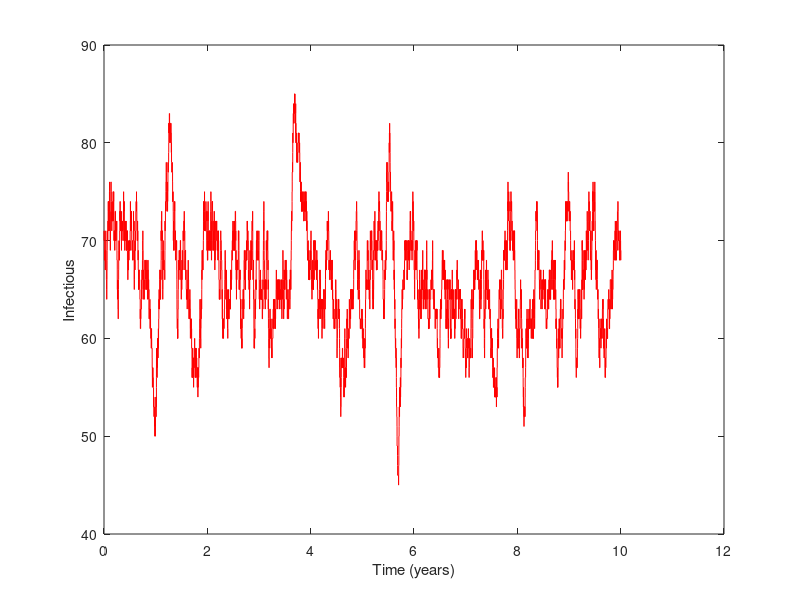

MATLAB code for this plot:
function [t,Y] = Program_6_3(beta,gamma,Y0,N0,MaxTime)
%
% 
%
% Program_6_3( beta, gamma, Y0, N0, MaxTime)
%      This is the MATLAB version of program 6.3 from page 202 of 
% "Modeling Infectious Disease in humans and animals" 
% by Keeling & Rohani.
% 
% It is the SIS model with full (event-driven) demographic stochasticity.
%
% This is a relatively simple stochastic model as only 2 events are
% possible: infection or recovery.
% Note: by default we are using a very small population size to highlight
% the stochasticity.

% Sets up default parameters if necessary.
if nargin == 0
   beta=0.03;
   gamma=1/100.0;
   Y0=70;
   N0=100;
   MaxTime=10*365;
end

% Checks all the parameters are valid
if Y0<=0 
    error('Initial number of infecteds (%g) is less than or equal to zero',Y0);
end

if N0<=0 
    error('Initial population size (%g) is less than or equal to zero',N0);
end

if beta<=0 
    error('Transmission rate beta0 (%g) is less than or equal to zero',beta0);
end

if gamma<=0 
    error('Recovery rate gamma (%g) is less than or equal to zero',gamma);
end
  
if MaxTime<=0 
    error('Maximum run time (%g) is less than or equal to zero',MaxTime);
end

if Y0>N0
    warning('Initial level of infecteds (%g) is greater than population size (%g)',Y0,N0);
end


% The main iteration 

[t, pop]=Stoch_Iteration([0 MaxTime],[Y0],[beta gamma N0]);

T=t/365; Y=pop;

% plots the graphs with scaled colours
subplot(1,1,1)
h=plot(T,Y,'-r');
xlabel 'Time (years)';
ylabel 'Infectious'


% Do the iterations using the full event driven stochastic methodology
% Note that this could be written more generally (see Program 6.4) but
% this version is kept simple for clarity
function [T,P]=Stoch_Iteration(Time,Initial,Parameters)

Y=Initial(1);
T=0; P(1)=Y;

loop=1;
while (T(loop)<Time(2) & Y>0)
    [step,new]=Iterate(Y,Parameters);
    loop=loop+1;
    T(loop)=T(loop-1)+step;
    P(loop)=Y;
    loop=loop+1;
    T(loop)=T(loop-1);
    P(loop)=new; Y=new;

    if loop>=length(T)
        T(loop*2)=0;
        P(loop*2)=0;
    end
end

T=T(1:loop); P=P(1:loop);


% Do the actual iteration step
function [step, new_value]=Iterate(Y, Parameters);

beta=Parameters(1); gamma=Parameters(2); N=Parameters(3);

Rate_Infection = beta*(N-Y)*Y/N;
Rate_Recovery = gamma*Y;

R1=rand(1,1);
R2=rand(1,1);

step = -log(R2)/(Rate_Infection+Rate_Recovery);

if R1<Rate_Infection/(Rate_Infection+Rate_Recovery)
    new_value=Y+1;  % do infection
else
    new_value=Y-1;  % do recovery
end

